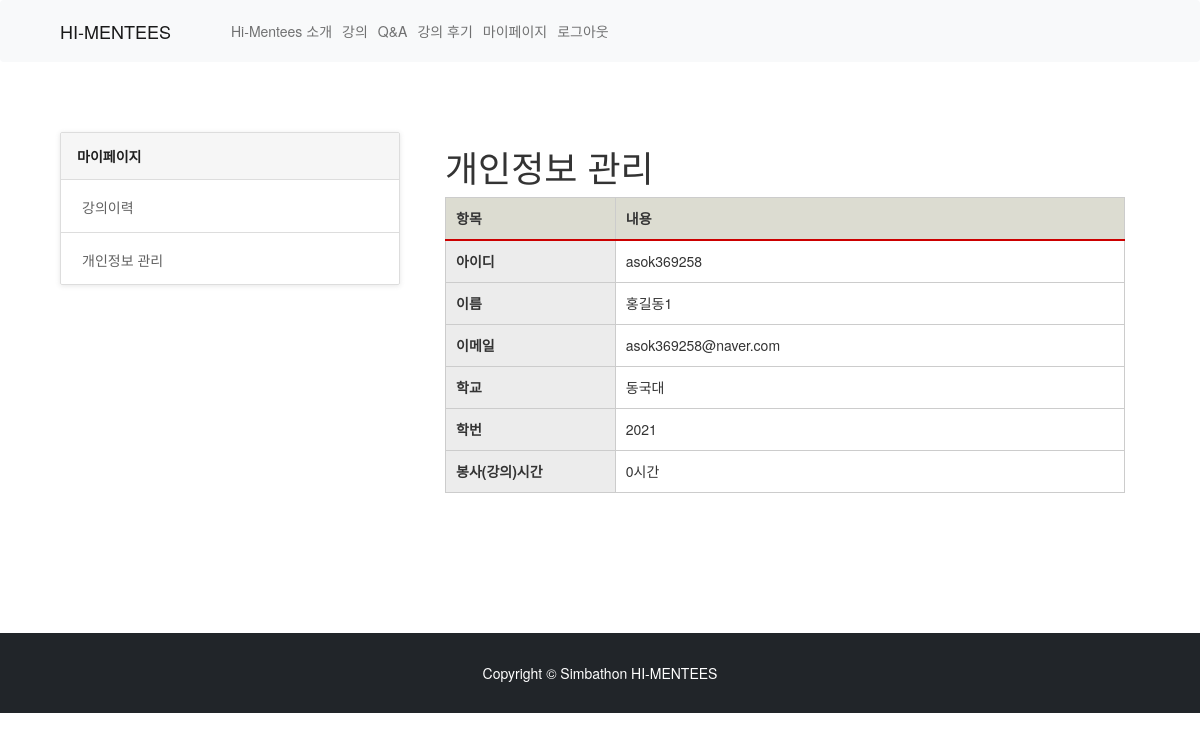
The app's page /myPage/Profile/ (signed in) with its own data.
### accounts/models.py (models this page shows, shortened)
class UserProfile(models.Model):
    JOB_CHOICE = (
        ('학생', '학생'),
        ('강사', '강사'),
    )
    user = models.OneToOneField(User, on_delete=models.CASCADE)
    name = models.CharField(max_length=30, default='')
    email = models.EmailField(max_length=20,default='')
    job = models.CharField(max_length=2, choices= JOB_CHOICE)
    school = models.CharField(max_length=30, default='')
    grade = models.CharField(max_length=30, default='')
    school_id = models.CharField(max_length=30,default='')
    interests = models.CharField(max_length=30,default='')
    service_hour = models.ImageField(default=0)
    admin_approved = models.BooleanField(default=False)
    class Meta:
        ordering = ['id']
        db_table = 'user_profile'
        verbose_name = 'User Profile'
        verbose_name_plural = 'User Profile'

### myPage/views.py (the view)
# urls.py: path('Profile/', views.profile, name = "profile"),
def profile(request):
    check = request.user.email
    profiles = UserProfile.objects.get(email = check)
    return render(request,'myPage/myPageProfile.html', {'profiles': profiles})

### myPage/templates/myPage/myPageProfile.html (shortened to what this page needs)
{% extends "base.html" %}
{% load static %}
{% block content %}
<link rel='stylesheet prefetch' href='https://maxcdn.bootstrapcdn.com/bootstrap/3.3.6/css/bootstrap.min.css'>
<link rel='stylesheet prefetch' href='https://files.krve.io/f/eyespot.css'>
<link rel='stylesheet prefetch' href='https://cdn.cloudcache.dk/materialdesignicons/1.6.50/css/materialdesignicons.min.css'>
<div class="container" style="margin-top: 5em; margin-bottom: 10em;">
    <div class="col-md-4">
      {% if profiles.job == "학생" %}
      <ul class="list-group help-group">
        <div class="faq-list list-group nav nav-tabs">
          <a href="#tab1" class="list-group-item active" role="tab" data-toggle="tab">
            마이페이지
          </a>
          <a href="#" class="list-group-item" role="tab" data-toggle="tab">
            <i class="mdi mdi-star"></i> 신청강의목록
          </a>
          <a href="#" class="list-group-item" role="tab" data-toggle="tab">
            <i class="mdi mdi-star"></i> 수강이력
          </a>
          <a href="{% url 'myPage:review' %}" class="list-group-item" role="tab" data-toggle="tab">
            <i class="mdi mdi-account"></i> 강사진/강의 후기작성
          </a>
          <a href="{% url 'myPage:qna' %}" class="list-group-item" role="tab" data-toggle="tab">
            <i class="mdi mdi-account-settings"></i> 나의 Q&A
          </a>
          <a href="{% url 'myPage:profile' %}" class="list-group-item" role="tab" data-toggle="tab">
            <i class="mdi mdi-star"></i> 개인정보 관리
          </a>
        </div>
      </ul>
      {% else %}
      <ul class="list-group help-group">
        <div class="faq-list list-group nav nav-tabs">
          <a href="#tab1" class="list-group-item active" role="tab" data-toggle="tab">
            마이페이지
          </a>
          <a href="#" class="list-group-item" role="tab" data-toggle="tab">
             강의이력
          </a>
          <a href="{% url 'myPage:profile' %}" class="list-group-item" role="tab" data-toggle="tab">
             개인정보 관리
          </a>
        </div>
      </ul>
      {% endif %}
    </div>
    <div class="col-md-8">
        <div class="container-fluid">
            <h1 class="mt-4">개인정보 관리</h1>
            <table class="profile" style="margin: 0 0 0 0; width: 100%;">
                <thead>
                <tr>
                  <th scope="cols" width=25%>항목</th>
                  <th scope="cols">내용</th>
                </tr>
                </thead>
                <tbody>
                <form action="" method="post">
                <tr>
                  <th scope="row">아이디</th>
                  <td>{{ profiles.user }}</td>
                </tr>
                <tr>
                  <th scope="row">이름</th>
                  <td>{{ profiles.name }}</td>
                </tr>
                <tr>
                    <th scope="row">이메일</th>
                    <td>{{ profiles.email }}</td>
                  </tr>
                  <tr>
                    <th scope="row">학교</th>
                    <td>{{ profiles.school }}</td>
                  </tr>
                  <tr>
                    <th scope="row">학번</th>
                    <td>{{profiles.school_id}}</td>
                  </tr>
                  {% if profiles.job == "강사" %}
                  <tr>
                    <th scope="row">봉사(강의)시간</th>
                    <td>{{profiles.service_hour}}시간</td>
                  </tr>
                  {% endif %}
                </form>
                </tbody>
            </table>
        </div>
    </div>
</div>
{%endblock%}

### myPage/templates/myPage/myPageProfile.html (style rules this page uses)
.list-group.help-group { margin-bottom: 20px; padding-left: 0; margin: 0; }
.list-group.help-group .faq-list { display: block; top: auto; margin: 0 0 32px; border-radius: 2px; border: 1px solid #ddd; box-shadow: 0 1px 5px rgba(85, 85, 85, 0.15); }
.list-group.help-group .faq-list .list-group-item { position: relative; display: block; margin: 0; padding: 13px 16px; background-color: #fff; border: 0; border-bottom: 1px solid #ddd; border-top-left-radius: 2px; border-top-right-radius: 2px; color: #616161; transition: background-color .2s; }
.list-group.help-group .faq-list .list-group-item.active { background-color: #f6f6f6; font-weight: 700; color: rgba(0, 0, 0, 0.87); }
.list-group.help-group .faq-list .list-group-item:last-of-type { border-bottom-left-radius: 2px; border-bottom-right-radius: 2px; border-bottom: 0; }

### records on screen
UserProfile: user "asok369258", name "홍길동1", email "asok369258@naver.com", school "동국대", school_id "2021", service_hour "0"
